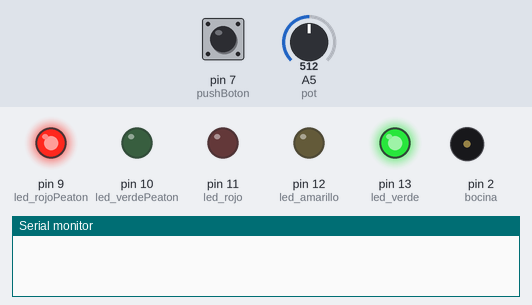
A sketch run on a simulated Arduino Uno, built with avr-gcc and run on an emulated ATmega328P. On the bench: output pins drawn as LEDs (lit = HIGH), buzzer (waves = sounding), the last lines printed to the serial monitor. The test bench sets the inputs (shaded band); at power-on: pin 7 (pushBoton) HIGH, A5 (pot) = 512. Pins used as bus, display or sensor lines are not drawn.

Above: at 1.2 s.
1.3 s: pin 7 (pushBoton) pulled LOW for 0.15 s
At 14.2 s:
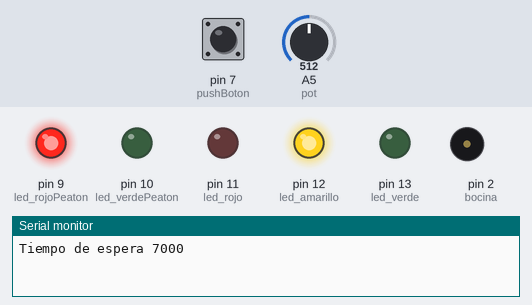
At 15.8 s:
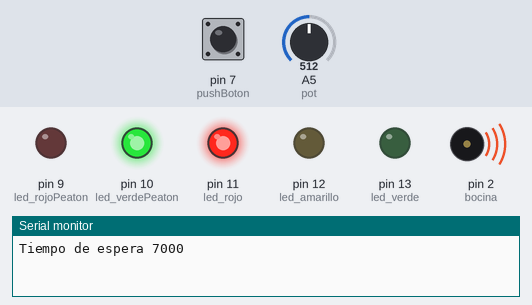
Timing chart, 0 to 16.9 s (numbered marks = the images above; inputs shaded):
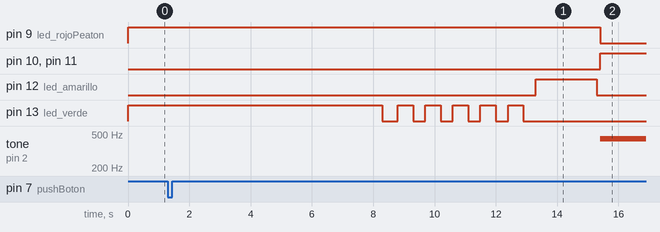

The sketch:

Semaforo_Practica_1_4.ino
```cpp
#define led_verde 13
#define led_amarillo 12
#define led_rojo 11
#define led_verdePeaton 10
#define led_rojoPeaton 9
#define pushBoton 7
#define pot A5
#define bocina 2
int valorPot=0;
int crossTime;

void setup(){
  pinMode(led_verde,OUTPUT);
  pinMode(led_amarillo,OUTPUT);
  pinMode(led_rojo,OUTPUT);
  pinMode(led_verdePeaton, OUTPUT);
  pinMode(led_rojoPeaton, OUTPUT);
  pinMode(pushBoton,INPUT_PULLUP);
  pinMode(bocina,OUTPUT);
  Serial.begin(9600);
  Peaton();

}
void verde(int tiempo){
  digitalWrite(led_verde,HIGH);
  delay(tiempo);
}

void parpadeo(){
  digitalWrite(led_verde,LOW);
  delay(500);
  for(int i=0;i<5;i++){
    digitalWrite(led_verde,HIGH);
    delay(500);
    digitalWrite(led_verde,LOW);
    delay(400);
  }
}

void amarillo(){
  digitalWrite(led_amarillo,HIGH);
  delay(2000);
  digitalWrite(led_amarillo,LOW);
  delay(100);
}

void rojo(int duracion){
  digitalWrite(led_rojo,HIGH);
  Peaton();
  delay(crossTime);
  digitalWrite(led_rojo,LOW);
  Peaton();
  delay(100);
}

void Peaton(){
  if(digitalRead(led_rojo) == LOW){
    digitalWrite(led_verdePeaton,LOW);
    digitalWrite(bocina,LOW);
    digitalWrite(led_rojoPeaton,HIGH);
  }else{
    digitalWrite(led_verdePeaton,HIGH);
    digitalWrite(bocina,HIGH);
    tone(bocina,440,crossTime);
    digitalWrite(led_rojoPeaton,LOW);
  }
}

void loop(){
  digitalWrite(led_verde,HIGH);
  valorPot=analogRead(pot);
  if(digitalRead(pushBoton) == LOW){
    crossTime=map(valorPot,0,1023,5,10)*1000;
    Serial.print("Tiempo de espera ");
    Serial.println(crossTime);
    verde(crossTime);
    parpadeo();
    amarillo();
    rojo(crossTime);
  }
}
```

Measured:
- after the input at 1.3 s, pin 9 (led_rojoPeaton): HIGH → LOW after 14.1 s; pin 10 (led_verdePeaton): LOW → HIGH after 14.1 s
